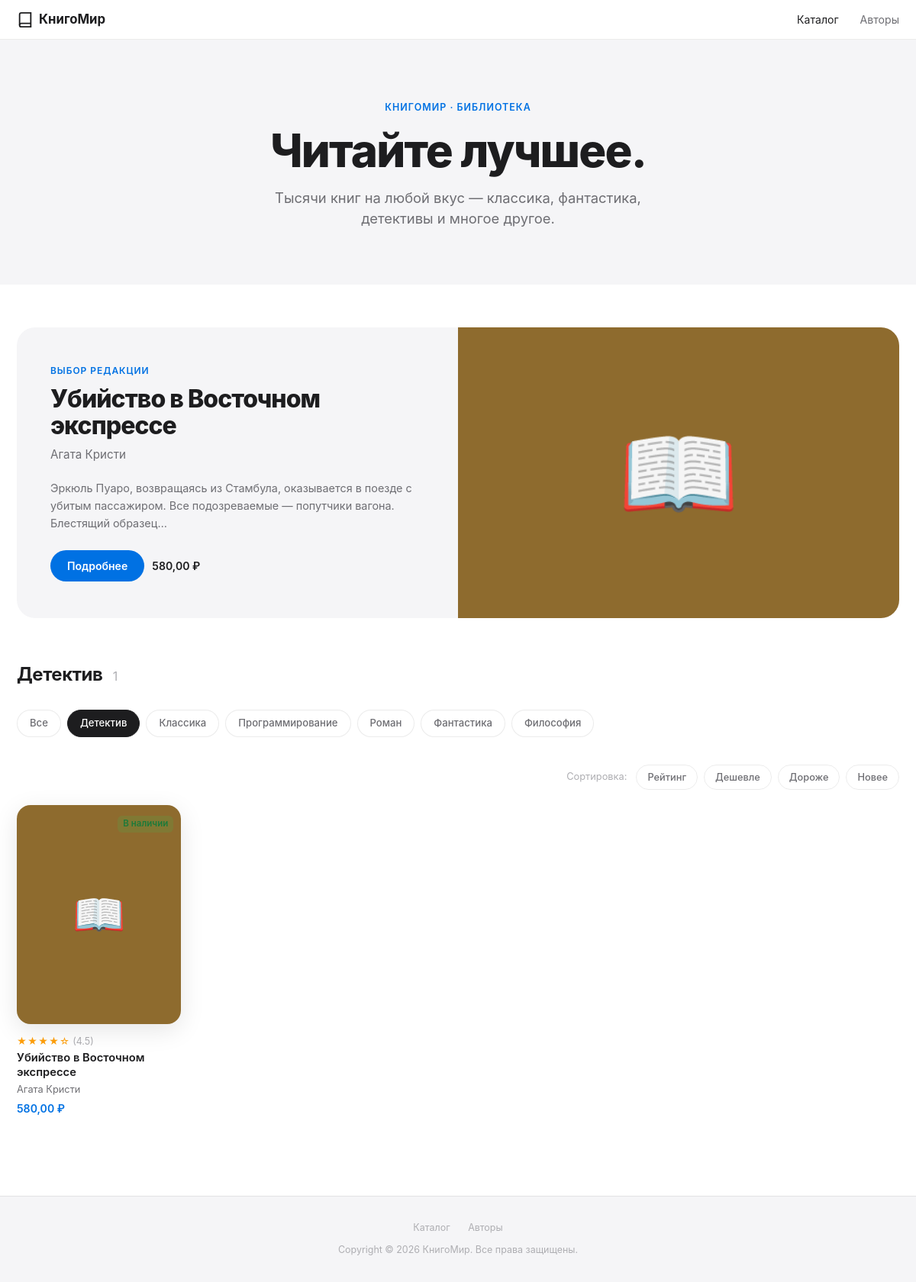
/?genre=detective, run on the app's committed database.
### catalog/models.py (models this page shows, shortened)
class Book(models.Model):
    STATUS_AVAILABLE = 'available'
    STATUS_OUT_OF_STOCK = 'out_of_stock'
    STATUS_COMING_SOON = 'coming_soon'
    STATUS_CHOICES = [
        (STATUS_AVAILABLE, 'В наличии'),
        (STATUS_OUT_OF_STOCK, 'Нет в наличии'),
        (STATUS_COMING_SOON, 'Скоро в продаже'),
    ]
    title = models.CharField('Название', max_length=255)
    author = models.ForeignKey(
        Author,
        on_delete=models.CASCADE,
        verbose_name='Автор',
        related_name='books',
    )
    genres = models.ManyToManyField(
        Genre,
        verbose_name='Жанры',
        related_name='books',
        blank=True,
    )
    description = models.TextField('Описание')
    published_year = models.PositiveSmallIntegerField('Год издания')
    pages = models.PositiveSmallIntegerField('Количество страниц')
    price = models.DecimalField('Цена (руб.)', max_digits=8, decimal_places=2)
    rating = models.FloatField(
        'Рейтинг',
        default=0.0,
        validators=[MinValueValidator(0.0), MaxValueValidator(5.0)],
    )
    status = models.CharField(
        'Статус',
        max_length=20,
        choices=STATUS_CHOICES,
        default=STATUS_AVAILABLE,
    )
    created_at = models.DateTimeField('Добавлена', auto_now_add=True)
    cover_color = models.CharField(
        'Цвет обложки (HEX)',
        max_length=7,
        default='#4A90D9',
        help_text='Например: #4A90D9',
    )
    class Meta:
        verbose_name = 'Книга'
        verbose_name_plural = 'Книги'
        ordering = ['-created_at']

class Author(models.Model):
    first_name = models.CharField('Имя', max_length=100)
    last_name = models.CharField('Фамилия', max_length=100)
    birth_year = models.PositiveSmallIntegerField('Год рождения', null=True, blank=True)
    bio = models.TextField('Биография', blank=True)
    class Meta:
        verbose_name = 'Автор'
        verbose_name_plural = 'Авторы'
        ordering = ['last_name', 'first_name']
    @property
    def full_name(self):
        return f'{self.first_name} {self.last_name}'

class Genre(models.Model):
    name = models.CharField('Название жанра', max_length=100, unique=True)
    slug = models.SlugField('Slug', max_length=100, unique=True)
    class Meta:
        verbose_name = 'Жанр'
        verbose_name_plural = 'Жанры'
        ordering = ['name']

### catalog/views.py (the view)
# urls.py: path('', views.book_list, name='book_list'),
def book_list(request):
    books = Book.objects.select_related('author').prefetch_related('genres').all()
    genres = Genre.objects.all()
    genre_slug = request.GET.get('genre', '')
    active_genre = None
    if genre_slug:
        active_genre = Genre.objects.filter(slug=genre_slug).first()
        if active_genre:
            books = books.filter(genres=active_genre)
    sort = request.GET.get('sort', '-created_at')
    allowed_sorts = {
        'price': 'price',
        '-price': '-price',
        'rating': '-rating',   # сначала высокий рейтинг
        'title': 'title',
        'year': '-published_year',
    }
    books = books.order_by(allowed_sorts.get(sort, '-created_at'))
    context = {
        'books': books,
        'genres': genres,
        'active_genre': active_genre,
        'current_sort': sort,
        'total_books': books.count(),
    }
    return render(request, 'catalog/book_list.html', context)

### catalog/templatetags/book_tags.py (called while the page is built)
@register.simple_tag
def site_name():
    return SITE_TITLE

@register.simple_tag
def star_rating(rating):
    try:
        rating = float(rating)
    except (TypeError, ValueError):
        rating = 0.0
    full_stars = int(rating)
    empty_stars = 5 - full_stars
    stars_html = '★' * full_stars + '☆' * empty_stars
    rating_str = f'{rating:.1f}'
    return format_html(
        '<span class="stars" title="Рейтинг {}/5">{}</span>'
        '<span class="rating-num">({})</span>',
        rating_str, stars_html, rating_str,
    )

@register.filter(name='rubles')
def rubles(value):
    try:
        amount = float(value)
    except (TypeError, ValueError):
        return value
    integer_part = int(amount)
    decimal_part = round((amount - integer_part) * 100)
    formatted_int = f'{integer_part:,}'.replace(',', '\u00a0')  # неразрывный пробел
    return mark_safe(f'{formatted_int},{decimal_part:02d}\u00a0₽')

@register.filter(name='short_description')
def short_description(text, max_length=150):
    if not text:
        return ''
    text = str(text)
    if len(text) <= max_length:
        return text
    truncated = text[:max_length].rsplit(' ', 1)[0]
    return truncated + '…'

@register.filter(name='status_badge')
def status_badge(status):
    badges = {
        'available':    ('badge-green', 'В наличии'),
        'out_of_stock': ('badge-red',   'Нет в наличии'),
        'coming_soon':  ('badge-blue',  'Скоро в продаже'),
    }
    css_class, label = badges.get(status, ('badge-gray', status))
    return format_html(
        '<span class="badge {}">{}</span>',
        css_class, label,
    )

### catalog/templates/catalog/book_list.html (shortened to what this page needs)
{% extends "catalog/base.html" %}
{% load book_tags %}
{% block content %}
<div class="hero">
    <div class="hero-eyebrow">{% site_name %} · Библиотека</div>
    <h1 class="hero-title">Читайте лучшее.</h1>
    <p class="hero-subtitle">Тысячи книг на любой вкус — классика, фантастика, детективы и многое другое.</p>
</div>
{% if books %}
<div class="container" style="padding-top:56px;">
    {% for book in books %}
    {% if forloop.first %}
    <div class="featured">
        <div class="featured-body">
            <div class="featured-eyebrow">Выбор редакции</div>
            <div class="featured-title">{{ book.title }}</div>
            <div class="featured-author">{{ book.author.full_name }}</div>
            <div class="featured-desc">{{ book.description|short_description:140 }}</div>
            <div style="display:flex;gap:10px;align-items:center;flex-wrap:wrap;">
                <a class="btn btn-primary" href="{% url 'catalog:book_detail' book.pk %}">Подробнее</a>
                <span style="font-size:.88rem;font-weight:600;color:#1d1d1f;">{{ book.price|rubles }}</span>
            </div>
        </div>
        <div class="featured-cover-side" style="background:{{ book.cover_color }};">📖</div>
    </div>
    {% endif %}
    {% endfor %}
    <div class="section-header">
        <div class="section-title">
            {% if active_genre %}{{ active_genre.name }}{% else %}Все книги{% endif %}
            <span style="font-size:1rem;font-weight:400;color:var(--text-tertiary);margin-left:8px;">
                {{ books|length }}
            </span>
        </div>
    </div>
    <div class="chips">
        <a href="{% url 'catalog:book_list' %}" class="chip {% if not active_genre %}active{% endif %}">Все</a>
        {% for genre in genres %}
            <a href="{% url 'catalog:book_list' %}?genre={{ genre.slug }}"
               class="chip {% if active_genre.slug == genre.slug %}active{% endif %}">
                {{ genre.name }}
            </a>
        {% endfor %}
    </div>
    <div class="sort-row">
        <span style="font-size:.8rem;color:var(--text-tertiary);padding:6px 4px;">Сортировка:</span>
        <a href="?{% if active_genre %}genre={{ active_genre.slug }}&{% endif %}sort=rating" class="sort-btn {% if current_sort == 'rating' %}active{% endif %}">Рейтинг</a>
        <a href="?{% if active_genre %}genre={{ active_genre.slug }}&{% endif %}sort=price" class="sort-btn {% if current_sort == 'price' %}active{% endif %}">Дешевле</a>
        <a href="?{% if active_genre %}genre={{ active_genre.slug }}&{% endif %}sort=-price" class="sort-btn {% if current_sort == '-price' %}active{% endif %}">Дороже</a>
        <a href="?{% if active_genre %}genre={{ active_genre.slug }}&{% endif %}sort=year" class="sort-btn {% if current_sort == 'year' %}active{% endif %}">Новее</a>
    </div>
    <div class="book-grid">
        {% for book in books %}
        <a class="book-card" href="{% url 'catalog:book_detail' book.pk %}" style="text-decoration:none;">
            <div class="book-card-cover-wrap" style="background:{{ book.cover_color }};">
                <div class="book-card-cover">📖</div>
                <div class="book-card-badge">
                    {{ book.status|status_badge }}
                </div>
            </div>
            <div class="book-card-stars">
                {% star_rating book.rating %}
            </div>
            <div class="book-card-title">{{ book.title|truncatechars:36 }}</div>
            <div class="book-card-author">{{ book.author.full_name }}</div>
            <div class="book-card-price">{{ book.price|rubles }}</div>
        </a>
        {% empty %}
        <div class="empty-state" style="grid-column:1/-1;">
            <div class="empty-state-icon">📭</div>
            <div class="empty-state-title">Книги не найдены</div>
            <p>Попробуйте другой жанр или сбросьте фильтры.</p>
        </div>
        {% endfor %}
    </div>
</div>
{% endif %}
<div style="padding-bottom:64px;"></div>
{% endblock %}

### data on the page
Book: title "Убийство в Восточном экспрессе", author.full_name "Агата Кристи", description|short_description "Эркюль Пуаро, возвращаясь из Стамбула, оказывается в поезде с убитым пассажиром. Все подозреваемые — попутчики вагона. Блестящий образец…", price|rubles "580,00 ₽", status|status_badge "В наличии", rating "★★★★☆ (4.5)"
Genre: name "Детектив"
Genre: name "Классика"
Genre: name "Программирование"
Genre: name "Роман"
Genre: name "Фантастика"
Genre: name "Философия"

### other printed values
{{ books|length }} "1"
